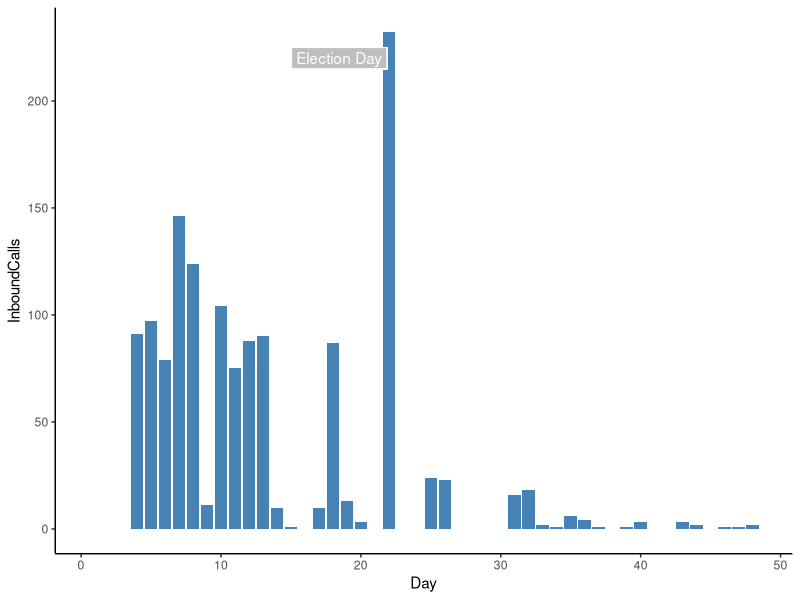

Reproduce this figure in R.
# Load tidyverse
library(tidyverse)

# Import CSV of final numbers
raw <- read_csv('BOEProductivity.csv')
raw <- as_tibble(raw)

# Modify for plotting
calls <- raw
calls$InboundCalls <- calls$InboundCalls %>% replace_na(0)


# Plot Inbound Calls
ggplot(calls, aes(x=Day, y=InboundCalls)) +
  theme_classic() +
  geom_bar(stat="identity", fill="steelblue") +
  geom_label(label = "Election Day", x = 18.45, y = 220,
             label.padding = unit(0.25, "lines"), # Rectangle size around label
             label.r = unit(0, "lines"),
             label.size = 0.35,
             color = "white",
             fill="grey",
             inherit.aes = TRUE)
  
